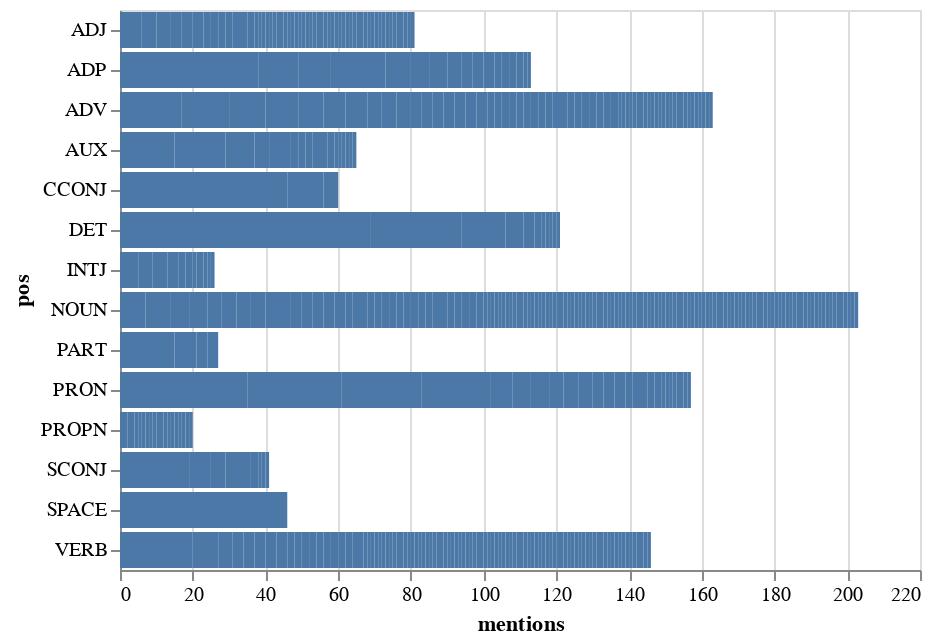

This figure's notebook cell:
### Code cell
#Unique words
alt.Chart(source).mark_bar().encode(
    x='mentions',
    y='pos'
)

### Figure 1 — Vega-Lite specification as saved in the notebook (floating-point values rounded to 4 significant figures; data arrays with more than 128 entries replaced by an {"elided": "..."} marker saying what was removed)
{"config": {"view": {"continuousWidth": 400, "continuousHeight": 300}}, "data": {"name": "data-afe6c4924b48444960eb119eea237c46"}, "mark": "bar", "encoding": {"x": {"field": "mentions", "type": "quantitative"}, "y": {"field": "pos", "type": "nominal"}}, "$schema": "https://vega.github.io/schema/vega-lite/v4.17.0.json", "datasets": {"data-afe6c4924b48444960eb119eea237c46": {"elided": "477 records"}}}
